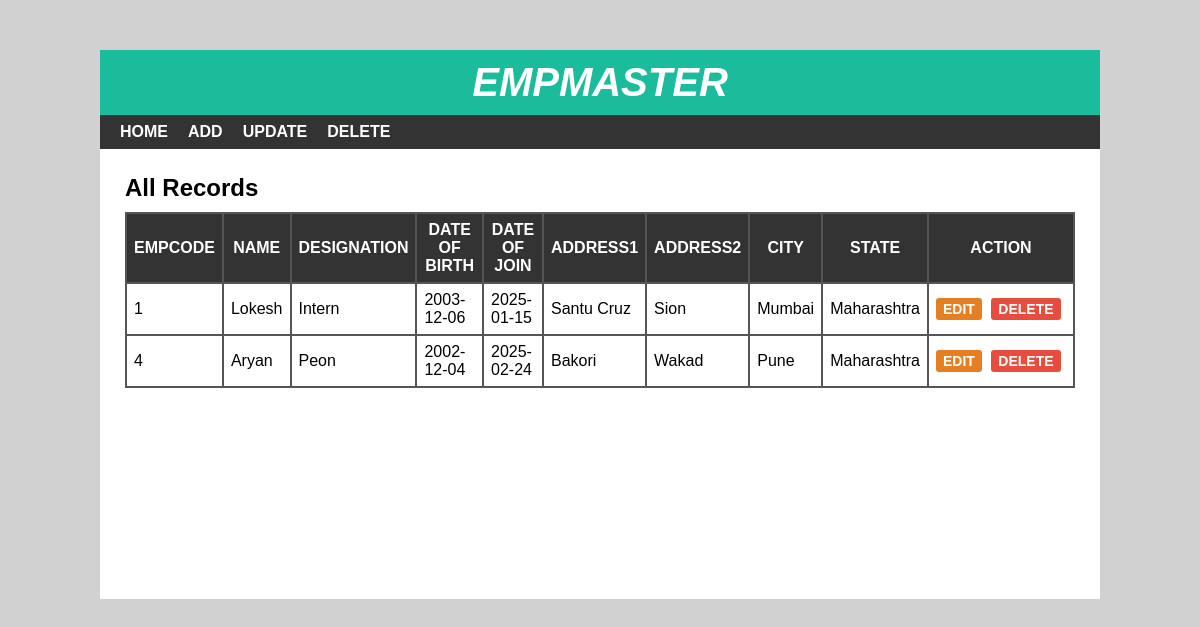
The page / on the database its author committed.
### tables this page shows
CREATE TABLE `employee` (
  `empCode` int(11) NOT NULL AUTO_INCREMENT,
  `name` varchar(30) NOT NULL,
  `designation` varchar(30) NOT NULL,
  `birthDate` date NOT NULL,
  `joinDate` date NOT NULL,
  `addr1` varchar(100) NOT NULL,
  `addr2` varchar(100) NOT NULL,
  `city` varchar(20) NOT NULL,
  `state` varchar(20) NOT NULL,
  PRIMARY KEY (`empCode`)
);

### index.php (the view, shortened to what this page needs)
<?php
include 'header.php';
?>
<div id="main-content">
    <h2>All Records</h2>
    <?php
    include 'DB_conn.php';
    $sql = "SELECT * FROM employee";
    $result = mysqli_query($conn , $sql) or die("Query Unsucessfull");
    if(mysqli_num_rows($result) > 0){
    ?>
    <table cellpadding="7px">
        <thead>
        <th>EmpCode</th>
        <th>Name</th>
        <th>Designation</th>
        <th>Date of Birth</th>
        <th>Date of Join</th>
        <th>Address1</th>
        <th>Address2</th>
        <th>City</th>
        <th>State</th>
        <th>Action</th>
        </thead>
        <tbody>
        <?php
        while($row = mysqli_fetch_assoc($result)){
        ?>
            <tr>
                <td><?php echo $row["empCode"]; ?></td>
                <td><?php echo $row["name"]; ?></td>
                <td><?php echo $row["designation"]; ?></td>
                <td><?php echo $row["birthDate"]; ?></td>
                <td><?php echo $row["joinDate"]; ?></td>
                <td><?php echo $row["addr1"]; ?></td>
                <td><?php echo $row["addr2"]; ?></td>
                <td><?php echo $row["city"]; ?></td>
                <td><?php echo $row["state"]; ?></td>
                <td>
                    <a href='edit.php?emp_code=<?php echo $row['empCode']?>'>Edit</a>
                    <a href='delete-inline.php?emp_code=<?php echo $row['empCode']?>'>Delete</a>
                </td>
            </tr>
            <?php  }  ?>
        </tbody>
    </table>
    <?php  }else{
        echo "<h2>No Record Found</h2>";
    }
    ?>
</div>
</div>
</body>
</html>

### header.php (shortened to what this page needs)
<!DOCTYPE html>
<html lang="en">
<head>
  <link rel="stylesheet" href="css/style.css">
</head>
<body>
    <div id="wrapper">
        <div id="header">
            <h1>EmpMaster</h1>
        </div>
        <div id="menu">
            <ul>
                <li>
                    <a href="index.php">Home</a>
                </li>
                <li>
                    <a href="add.php">Add</a>
                </li>
                <li>
                    <a href="update.php">Update</a>
                </li>
                <li>
                    <a href="delete.php">Delete</a>
                </li>
            </ul>
        </div>

### css/style.css (style rules this page uses)
body { font:16px arial; margin: 0; padding: 0; background: #d1d1d1; }
#wrapper { width: 1000px; margin: 50px auto 0; background-color: #fff; }
#header { text-align: center; background-color: #1abc9c; padding: 10px; }
#header h1 { color: #fff; font-size: 40px; font-style: italic; font-weight: 700; text-transform: uppercase; margin: 0; }
#menu { background-color: #333; }
#menu ul { font-size: 0; padding: 0 10px; margin: 0; list-style: none; }
#menu ul li { display: inline-block; }
#menu ul li a { color: #fff; font-size: 16px; font-weight: 600; padding: 8px 10px; display: block; text-decoration: none; text-transform: uppercase; transition: all 0.3s ease; }
#main-content { padding: 25px; min-height: 400px; }
#main-content h2 { margin: 0 0 10px; text-transform: capitalize; }
#main-content table { width: 100%; background-color: #555; margin: 0 0 20px; }
#main-content table th { color: #fff; background-color: #333; text-transform: uppercase; }
#main-content table th:last-child { width: 130px; }
#main-content table td { background-color: #fff; }
#main-content table td a { font-size: 14px; font-weight: 600; text-transform: uppercase; padding: 3px 7px; color: #fff; background-color: #e67e22; text-decoration: none; border-radius: 3px; }
#main-content table td a:nth-child(2) { background-color: #e74c3c; margin: 0 0 0 5px; }

### rows shown on the page
employee: empCode "1", name "Lokesh", designation "Intern", birthDate "2003-12-06", joinDate "2025-01-15", addr1 "Santu Cruz", addr2 "Sion", city "Mumbai", state "Maharashtra"
employee: empCode "4", name "Aryan", designation "Peon", birthDate "2002-12-04", joinDate "2025-02-24", addr1 "Bakori", addr2 "Wakad", city "Pune", state "Maharashtra"
